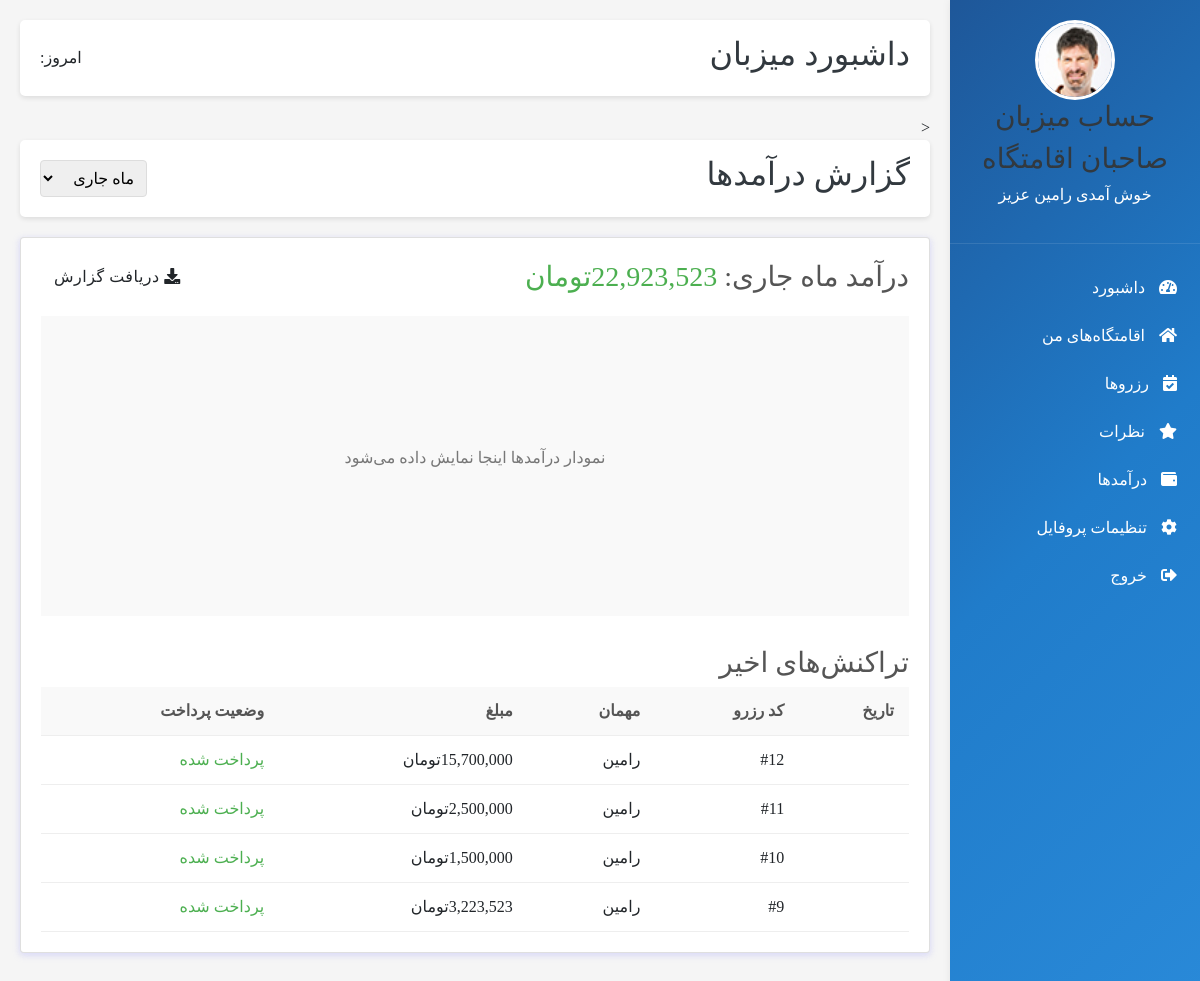
Screenshot of /admin-panel/daramad/ (signed in) with the database file from the repository.
### user_account/models.py (models this page shows, shortened)
class User(AbstractUser):
    user_number = models.CharField(max_length=50, null=True, verbose_name='شماره تماس')
    verification_code = models.CharField(max_length=6, null=True, blank=True)
    avatar = models.ImageField(upload_to='media', default='', null=True, verbose_name='آواتار')
    class Meta:
        verbose_name = 'کاربر'
        verbose_name_plural = 'کاربران'

### booking/models.py (models this page shows, shortened)
class Booking(models.Model):
    user = models.ForeignKey(User, on_delete=models.CASCADE, verbose_name='کاربر')
    eghamat = models.ForeignKey(Eghamatgah, on_delete=models.CASCADE, verbose_name='اقامتگاه')
    check_in = models.DateField(verbose_name='تاریخ ورود', null=True, blank=True)
    check_out = models.DateField(verbose_name='تاریخ خروج', null=True, blank=True)
    persons = models.PositiveIntegerField(verbose_name='تعداد نفرات')
    created_at = models.DateTimeField(auto_now_add=True)
    status = models.CharField(max_length=20, choices=[('pending', 'در انتظار'), ('confirmed', 'تایید شده'), ('cancelled', 'لغو شده')], default='pending')
    total_price = models.DecimalField(max_digits=10, decimal_places=0, null=True, blank=True)
    class Meta:
        verbose_name = 'رزرو'
        verbose_name_plural = 'همه رزروها'

### utils/my_decoretors.py (the view)
        def wrapper(request: HttpRequest, *args, **kwargs):
            print(data)
            if request.user.is_authenticated and request.user.is_superuser:
                return func(request, *args, **kwargs)
            else:
                return redirect(reverse('login_page'))

### polls/templatetags/poll_extras.py (called while the page is built)
@register.filter(name='three_digits_currency')
def three_digits_currency(value:int):
    return '{:,}'.format(value) + 'تومان'

@register.filter
def to_jalali(value):
    if not value:
        return ""
    try:
        return JalaliDate(value).strftime('%Y/%m/%d')
    except Exception:
        return value

@register.simple_tag
def today_jalali():
    return JalaliDate.today().strftime('%Y/%m/%d')

### seller_admin_panel/views.py (called while the page is built)
@permission_checker_decorator_factory()
def daramad_view(request):
    bookings = Booking.objects.filter(status='confirmed').order_by('-created_at')
    total_income = bookings.aggregate(total=models.Sum('total_price'))['total'] or 0
    context = {
        'bookings': bookings,
        'total_income': total_income,
    }
    return render(request, 'daramad/daramad.html', context)

### utils/my_decoretors.py (called while the page is built)
def permission_checker_decorator_factory(data=None):
    def permission_checker_decorator(func):
        def wrapper(request: HttpRequest, *args, **kwargs):
            print(data)
            if request.user.is_authenticated and request.user.is_superuser:
                return func(request, *args, **kwargs)
            else:
                return redirect(reverse('login_page'))
        return wrapper
    return permission_checker_decorator

### seller_admin_panel/templates/daramad/daramad.html (shortened to what this page needs)
{% extends 'base/seller_dashboard.html' %}
{% load poll_extras %}
{% load humanize %}
{% block admin_content %}
    <div class="dashboard-header">
        <h2>داشبورد میزبان</h2>
        <div>
            <span>امروز: {% today_jalali %}</span>
        </div>
    </div>
    <div>
<       <div class="dashboard-header">
            <h2>گزارش درآمدها</h2>
            <div>
                <select id="month-selector" style="padding: 8px; border-radius: 4px; border: 1px solid #ddd;">
                    <option value="this_month">ماه جاری</option>
                </select>
            </div>
        </div>
        <div class="card">
            <div style="display: flex; justify-content: space-between; align-items: center;">
                <h3 style="margin: 0;">درآمد ماه جاری: <span id="total_income" style="color: #4caf50;">{{ total_income|three_digits_currency }}</span></h3>
                <a href="#" class="btn"><i class="fas fa-download"></i> دریافت گزارش</a>
            </div>
            <div style="margin-top: 20px; height: 300px; background: #f9f9f9; display: flex; justify-content: center; align-items: center;">
                <p style="color: #777;">نمودار درآمدها اینجا نمایش داده می‌شود</p>
            </div>
            <div style="margin-top: 30px;">
                <h3>تراکنش‌های اخیر</h3>
                <table id="booking-table">
                    <thead>
                        <tr>
                            <th>تاریخ</th>
                            <th>کد رزرو</th>
                            <th>مهمان</th>
                            <th>مبلغ</th>
                            <th>وضعیت پرداخت</th>
                        </tr>
                    </thead>
                    <tbody>
                        {% for booking in bookings %}
                            <tr>
                                <td>{{ booking.created_at|to_jalali }}</td>
                                <td>#{{ booking.id }}</td>
                                <td>{{ booking.user.first_name }}</td>
                                <td>{{ booking.total_price|three_digits_currency }} </td>
                                <td>
                                    {% if booking.status == 'confirmed' %}
                                        <span style="color: #4caf50;">پرداخت شده</span>
                                    {% else %}
                                        <span style="color: #ff9800;">در انتظار پرداخت</span>
                                    {% endif %}
                                </td>
                            </tr>
                        {% empty %}
                            <tr>
                                <td colspan="5" style="text-align: center;">تراکنشی وجود ندارد.</td>
                            </tr>
                        {% endfor %}
                    </tbody>
                </table>
            </div>
        </div>
    </div>
{% endblock %}

### seller_admin_panel/templates/include/sidebar.html
    <div class="sidebar">
        <div class="sidebar-header">
            <img src="{{ user.avatar.url }}" alt="{{ user.title}}">
            <h3>حساب میزبان</h3>
            <h3>صاحبان اقامتگاه</h3>
            <p>خوش آمدی {{ user.first_name }} عزیز</p>
        </div>
        <div class="sidebar-menu">
            <a href="{% url 'admin_home' %}"><i class="fas fa-tachometer-alt"></i> داشبورد</a>
            <a href="{% url 'eghamat_list_dashboard' %}"><i class="fas fa-home"></i> اقامتگاه‌های من</a>
            <a href="{% url 'booking_list' %}"><i class="fas fa-calendar-check"></i> رزروها</a>
            <a href="{% url 'comment_list' %}"><i class="fas fa-star"></i> نظرات</a>
            <a href="{% url 'daramad' %}"><i class="fas fa-wallet"></i> درآمدها</a>
            <a href="{% url 'seller_profile' %}"><i class="fas fa-cog"></i> تنظیمات پروفایل</a>
            <a href="{% url 'home' %}"><i class="fas fa-sign-out-alt"></i> خروج</a>
        </div>
    </div>

### static/admin_panel/css/style.css (style rules this page uses)
.sidebar { width: 250px; background: linear-gradient(135deg, #1e5799 0%,#207cca 51%,#2989d8 100%); color: white; padding: 20px 0; box-shadow: 2px 0 10px rgba(0,0,0,0.1); }
.sidebar-header { padding: 0 20px 20px; border-bottom: 1px solid rgba(255,255,255,0.1); text-align: center; }
.sidebar-header img { width: 80px; height: 80px; border-radius: 50%; object-fit: cover; border: 3px solid white; }
.sidebar-menu { padding: 20px 0; }
.sidebar-menu a { display: block; padding: 12px 20px; color: white; text-decoration: none; transition: all 0.3s; border-right: 3px solid transparent; }
.sidebar-menu i { margin-left: 10px; }
.dashboard-header { background: white; padding: 15px 20px; border-radius: 5px; box-shadow: 0 2px 5px rgba(0,0,0,0.1); margin-bottom: 20px; display: flex; justify-content: space-between; align-items: center; }
.card { background: white; border-radius: 5px; padding: 20px; box-shadow: 0 2px 5px rgba(0,0,0,0.1); }
.card h3 { margin-top: 0; color: #555; }
table { width: 100%; border-collapse: collapse; }
table th, table td { padding: 12px 15px; text-align: right; border-bottom: 1px solid #eee; }
table th { background: #f9f9f9; color: #555; }
.btn { display: inline-block; padding: 8px 15px; background: #2989d8; color: white; border-radius: 4px; text-decoration: none; font-size: 14px; transition: all 0.3s; }

### rows the page displays
User: avatar (picture), first_name "رامین"
Booking: id "12", user.first_name "رامین", total_price|three_digits_currency "15,700,000تومان", status "پرداخت شده"
Booking: id "11", user.first_name "رامین", total_price|three_digits_currency "2,500,000تومان", status "پرداخت شده"
Booking: id "10", user.first_name "رامین", total_price|three_digits_currency "1,500,000تومان", status "پرداخت شده"
Booking: id "9", user.first_name "رامین", total_price|three_digits_currency "3,223,523تومان", status "پرداخت شده"

### other values shown
{{ total_income|three_digits_currency }} "22,923,523تومان"
